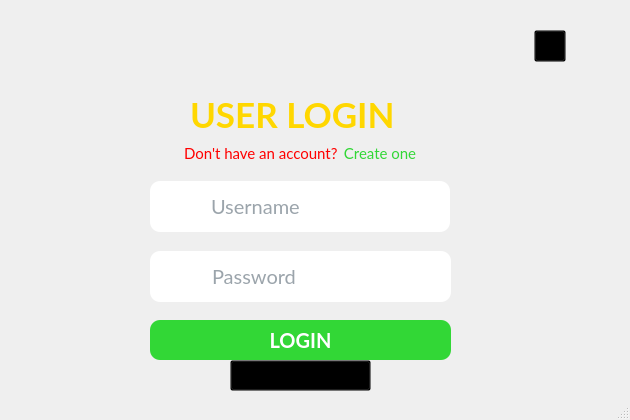
<?xml version="1.0" encoding="UTF-8"?>
<ui version="4.0">
 <class>mainwindow</class>
 <widget class="QMainWindow" name="mainwindow">
  <property name="geometry">
   <rect>
    <x>0</x>
    <y>0</y>
    <width>630</width>
    <height>420</height>
   </rect>
  </property>
  <property name="windowTitle">
   <string>mainwindow</string>
  </property>
  <widget class="QWidget" name="centralwidget">
   <widget class="QPushButton" name="forgot_password">
    <property name="geometry">
     <rect>
      <x>230</x>
      <y>360</y>
      <width>141</width>
      <height>31</height>
     </rect>
    </property>
    <property name="font">
     <font>
      <family>Lato</family>
      <pointsize>-1</pointsize>
     </font>
    </property>
    <property name="cursor">
     <cursorShape>PointingHandCursor</cursorShape>
    </property>
    <property name="toolTip">
     <string>Click here to reset your password.</string>
    </property>
    <property name="styleSheet">
     <string notr="true">#forgot_password {
	font-size: 15px;
	background-color: transparent;
	color: black;
}

#forgot_password:hover {
	color: #FFF;
}</string>
    </property>
    <property name="text">
     <string>Forgot password?</string>
    </property>
   </widget>
   <widget class="QPushButton" name="help_button">
    <property name="geometry">
     <rect>
      <x>534</x>
      <y>30</y>
      <width>32</width>
      <height>32</height>
     </rect>
    </property>
    <property name="cursor">
     <cursorShape>PointingHandCursor</cursorShape>
    </property>
    <property name="toolTip">
     <string>Help</string>
    </property>
    <property name="styleSheet">
     <string notr="true">background: transparent;</string>
    </property>
    <property name="text">
     <string/>
    </property>
   </widget>
   <widget class="QGroupBox" name="passwordGroup">
    <property name="geometry">
     <rect>
      <x>150</x>
      <y>251</y>
      <width>301</width>
      <height>61</height>
     </rect>
    </property>
    <property name="styleSheet">
     <string notr="true">border: none;</string>
    </property>
    <property name="title">
     <string/>
    </property>
    <widget class="QLineEdit" name="loginPasswordInput">
     <property name="geometry">
      <rect>
       <x>50</x>
       <y>0</y>
       <width>251</width>
       <height>51</height>
      </rect>
     </property>
     <property name="font">
      <font>
       <family>Lato</family>
       <pointsize>-1</pointsize>
      </font>
     </property>
     <property name="toolTip">
      <string>Enter your valid password.</string>
     </property>
     <property name="styleSheet">
      <string notr="true">#loginPasswordInput {
	padding: 10px;
	border-top-right-radius: 10px;
	border-bottom-right-radius: 10px;
	font-size: 20px;
	color: #374957;
}

#loginPasswordInput:focus {
	background-color:#E3E8F0;
}</string>
     </property>
     <property name="echoMode">
      <enum>QLineEdit::Normal</enum>
     </property>
     <property name="placeholderText">
      <string>Password</string>
     </property>
    </widget>
    <widget class="QLabel" name="loginPasswordIcon">
     <property name="geometry">
      <rect>
       <x>0</x>
       <y>0</y>
       <width>51</width>
       <height>51</height>
      </rect>
     </property>
     <property name="styleSheet">
      <string notr="true">background-color: white;
border-top-left-radius: 10px;
border-bottom-left-radius: 10px;
font-size: 20px;
qproperty-alignment: AlignCenter;</string>
     </property>
     <property name="text">
      <string/>
     </property>
     <property name="buddy">
      <cstring>loginPasswordInput</cstring>
     </property>
    </widget>
   </widget>
   <widget class="QGroupBox" name="usernameGroup">
    <property name="geometry">
     <rect>
      <x>150</x>
      <y>181</y>
      <width>301</width>
      <height>51</height>
     </rect>
    </property>
    <property name="styleSheet">
     <string notr="true">border: none;</string>
    </property>
    <property name="title">
     <string/>
    </property>
    <widget class="QLabel" name="loginUsernameIcon">
     <property name="geometry">
      <rect>
       <x>0</x>
       <y>0</y>
       <width>51</width>
       <height>51</height>
      </rect>
     </property>
     <property name="styleSheet">
      <string notr="true">background-color: white;
border-top-left-radius: 10px;
border-bottom-left-radius: 10px;
font-size: 20px;
qproperty-alignment: AlignCenter;</string>
     </property>
     <property name="text">
      <string/>
     </property>
     <property name="buddy">
      <cstring>loginUsernameInput</cstring>
     </property>
    </widget>
    <widget class="QLineEdit" name="loginUsernameInput">
     <property name="geometry">
      <rect>
       <x>49</x>
       <y>0</y>
       <width>251</width>
       <height>51</height>
      </rect>
     </property>
     <property name="font">
      <font>
       <family>Lato</family>
       <pointsize>-1</pointsize>
      </font>
     </property>
     <property name="toolTip">
      <string>Enter your valid username.</string>
     </property>
     <property name="styleSheet">
      <string notr="true">#loginUsernameInput {
	padding: 10px;
	background-color: #fff;
	border-top-right-radius: 10px;
	border-bottom-right-radius: 10px;
	font-size: 20px;
	color: #374957;
}

#loginUsernameInput:focus {
	background-color: #E3E8F0;
}</string>
     </property>
     <property name="placeholderText">
      <string>Username</string>
     </property>
    </widget>
   </widget>
   <widget class="QLabel" name="loginHeader">
    <property name="geometry">
     <rect>
      <x>190</x>
      <y>93</y>
      <width>221</width>
      <height>42</height>
     </rect>
    </property>
    <property name="font">
     <font>
      <family>Lato</family>
      <pointsize>-1</pointsize>
      <bold>true</bold>
     </font>
    </property>
    <property name="styleSheet">
     <string notr="true">color: gold;
font-size: 35px;</string>
    </property>
    <property name="text">
     <string>USER LOGIN</string>
    </property>
   </widget>
   <widget class="QPushButton" name="loginButton">
    <property name="geometry">
     <rect>
      <x>150</x>
      <y>320</y>
      <width>301</width>
      <height>40</height>
     </rect>
    </property>
    <property name="font">
     <font>
      <family>Lato</family>
      <pointsize>-1</pointsize>
      <bold>true</bold>
     </font>
    </property>
    <property name="cursor">
     <cursorShape>PointingHandCursor</cursorShape>
    </property>
    <property name="toolTip">
     <string>Click here to login.</string>
    </property>
    <property name="styleSheet">
     <string notr="true">#loginButton {
	background-color: #32D736;
	border-radius: 10px;
	color: #fff;
	font-size: 20px;
	padding: 8px;
}

#loginButton:hover {
	background-color: #34E038;
}


</string>
    </property>
    <property name="text">
     <string>LOGIN</string>
    </property>
    <property name="shortcut">
     <string>Return</string>
    </property>
   </widget>
   <widget class="QGroupBox" name="noAccountGroup">
    <property name="geometry">
     <rect>
      <x>180</x>
      <y>138</y>
      <width>241</width>
      <height>30</height>
     </rect>
    </property>
    <property name="styleSheet">
     <string notr="true">border: none;</string>
    </property>
    <property name="title">
     <string/>
    </property>
    <widget class="QPushButton" name="createAccount">
     <property name="geometry">
      <rect>
       <x>160</x>
       <y>0</y>
       <width>80</width>
       <height>31</height>
      </rect>
     </property>
     <property name="font">
      <font>
       <family>Lato</family>
       <pointsize>-1</pointsize>
      </font>
     </property>
     <property name="cursor">
      <cursorShape>PointingHandCursor</cursorShape>
     </property>
     <property name="toolTip">
      <string>Click here to create a new account.</string>
     </property>
     <property name="styleSheet">
      <string notr="true">#createAccount {
	font-size: 15px;
	background-color: transparent;
	color: #32D736;
}

#createAccount:hover {
	color: #3EF642;
}</string>
     </property>
     <property name="text">
      <string>Create one</string>
     </property>
    </widget>
    <widget class="QLabel" name="noAccountMessage">
     <property name="geometry">
      <rect>
       <x>4</x>
       <y>0</y>
       <width>161</width>
       <height>31</height>
      </rect>
     </property>
     <property name="font">
      <font>
       <family>Lato</family>
       <pointsize>-1</pointsize>
      </font>
     </property>
     <property name="styleSheet">
      <string notr="true">font-size: 15px;
background-color: transparent;
color: red;</string>
     </property>
     <property name="text">
      <string>Don't have an account?</string>
     </property>
     <property name="buddy">
      <cstring>createAccount</cstring>
     </property>
    </widget>
   </widget>
   <widget class="QLabel" name="icon">
    <property name="geometry">
     <rect>
      <x>530</x>
      <y>3</y>
      <width>81</width>
      <height>91</height>
     </rect>
    </property>
    <property name="text">
     <string/>
    </property>
   </widget>
   <widget class="QLabel" name="KULOGO">
    <property name="geometry">
     <rect>
      <x>440</x>
      <y>3</y>
      <width>81</width>
      <height>91</height>
     </rect>
    </property>
    <property name="text">
     <string/>
    </property>
   </widget>
   <zorder>forgot_password</zorder>
   <zorder>help_button</zorder>
   <zorder>passwordGroup</zorder>
   <zorder>usernameGroup</zorder>
   <zorder>loginButton</zorder>
   <zorder>noAccountGroup</zorder>
   <zorder>loginHeader</zorder>
   <zorder>icon</zorder>
   <zorder>KULOGO</zorder>
  </widget>
  <widget class="QMenuBar" name="menubar">
   <property name="geometry">
    <rect>
     <x>0</x>
     <y>0</y>
     <width>630</width>
     <height>21</height>
    </rect>
   </property>
  </widget>
  <widget class="QStatusBar" name="statusbar"/>
 </widget>
 <resources/>
 <connections/>
</ui>
